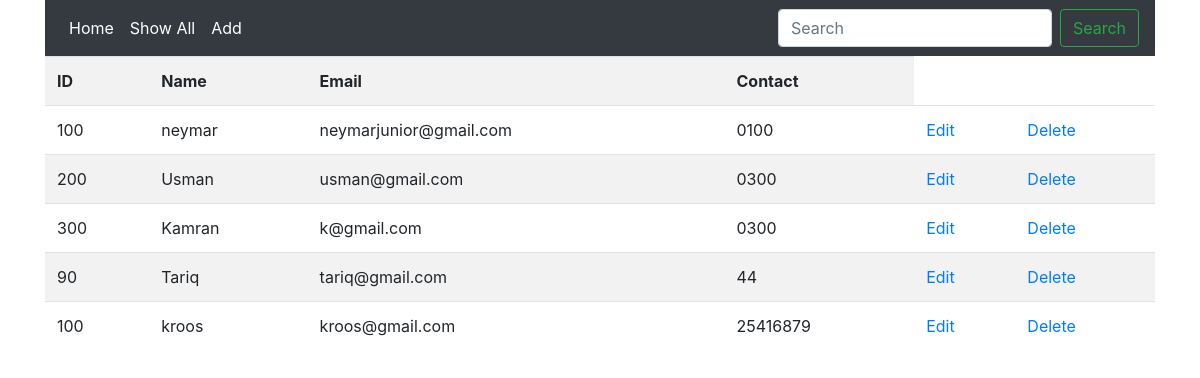
The page /show on the database its author committed.
### myapp/models.py (models this page shows, shortened)
class Employee(models.Model):
    eid = models.CharField(max_length=20)
    ename = models.CharField(max_length=100)
    eemail = models.EmailField()
    econtact = models.CharField(max_length=15)

### myapp/views.py (the view)
# urls.py: url(r'^show$', views.show),
def show(request):
    employee = Employee.objects.all()
    return render(request, 'show.html', {'employee':employee})

### myapp/templates/show.html
{% extends 'base.html' %}
{% block content %}
<table class="table table-striped">
    <tr>
        <th>ID</th>
        <th>Name</th>
        <th>Email</th>
        <th>Contact</th>
    </tr>
    {% for i in employee %}
    <tr>
        <td>{{i.eid}}</td>
        <td>{{i.ename}}</td>
        <td>{{i.eemail}}</td>
        <td>{{i.econtact}}</td>
        <td>
            <a href="edit/{{i.id}}">Edit</a>
        </td>
        <td>
            <a href="delete/{{i.id}}">Delete</a>
        </td>
    </tr>
    {% endfor %}
</table>
{% endblock %}

### myapp/templates/base.html (shortened to what this page needs)
<!doctype html>
<html lang="en">
  <head>
    <link rel="stylesheet" href="https://stackpath.bootstrapcdn.com/bootstrap/4.4.1/css/bootstrap.min.css">
  </head>
  <body>
    <div class="container">
        {% include 'navbar.html' %}
    {% block content %}
    {% endblock %}
    </div>
  </body>
</html>

### myapp/templates/navbar.html (shortened to what this page needs)
<nav class="navbar navbar-expand-lg navbar-dark bg-dark">
    <div class="collapse navbar-collapse" id="navbarSupportedContent">
      <ul class="navbar-nav mr-auto">
        <li class="nav-item active">
          <a class="nav-link" href="/">Home </a>
        </li>
        <li class="nav-item active">
            <a class="nav-link" href="/show">Show All </a>
          </li>
        <li class="nav-item active">
            <a class="nav-link" href="/load_form">Add </a>
          </li>
      </ul>
      <form method="POST" action="search" class="form-inline my-2 my-lg-0">
        <input name="name" class="form-control mr-sm-2" type="search" placeholder="Search" aria-label="Search">
        <button class="btn btn-outline-success my-2 my-sm-0" type="submit">Search</button>
      </form>
    </div>
  </nav>

### rows shown on the page
Employee: eid "100", ename "neymar", eemail "neymarjunior@gmail.com", econtact "0100"
Employee: eid "200", ename "Usman", eemail "usman@gmail.com", econtact "0300"
Employee: eid "300", ename "Kamran", eemail "k@gmail.com", econtact "0300"
Employee: eid "90", ename "Tariq", eemail "tariq@gmail.com", econtact "44"
Employee: eid "100", ename "kroos", eemail "kroos@gmail.com", econtact "25416879"
